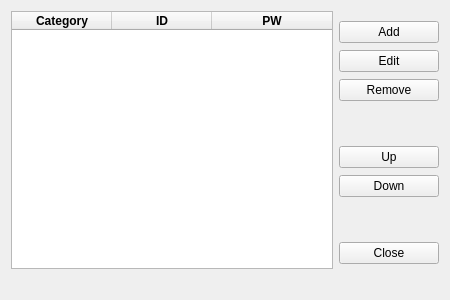
<?xml version="1.0" encoding="UTF-8"?>
<ui version="4.0">
 <class>B1_Action</class>
 <widget class="QWidget" name="B1_Action">
  <property name="geometry">
   <rect>
    <x>0</x>
    <y>0</y>
    <width>450</width>
    <height>300</height>
   </rect>
  </property>
  <property name="windowTitle">
   <string>Form</string>
  </property>
  <layout class="QVBoxLayout" name="verticalLayout_6">
   <item>
    <layout class="QHBoxLayout" name="horizontalLayout">
     <item>
      <layout class="QVBoxLayout" name="verticalLayout">
       <item>
        <widget class="QTreeWidget" name="treeWidget">
         <column>
          <property name="text">
           <string>Category</string>
          </property>
          <property name="font">
           <font>
            <bold>true</bold>
           </font>
          </property>
          <property name="textAlignment">
           <set>AlignCenter</set>
          </property>
          <property name="background">
           <color>
            <red>255</red>
            <green>223</green>
            <blue>221</blue>
           </color>
          </property>
         </column>
         <column>
          <property name="text">
           <string>ID</string>
          </property>
          <property name="font">
           <font>
            <bold>true</bold>
           </font>
          </property>
          <property name="textAlignment">
           <set>AlignCenter</set>
          </property>
          <property name="background">
           <color>
            <red>255</red>
            <green>223</green>
            <blue>221</blue>
           </color>
          </property>
         </column>
         <column>
          <property name="text">
           <string>PW</string>
          </property>
          <property name="font">
           <font>
            <bold>true</bold>
           </font>
          </property>
          <property name="textAlignment">
           <set>AlignCenter</set>
          </property>
          <property name="background">
           <color>
            <red>255</red>
            <green>223</green>
            <blue>221</blue>
           </color>
          </property>
         </column>
        </widget>
       </item>
       <item>
        <spacer name="horizontalSpacer">
         <property name="orientation">
          <enum>Qt::Orientation::Horizontal</enum>
         </property>
         <property name="sizeType">
          <enum>QSizePolicy::Policy::Expanding</enum>
         </property>
         <property name="sizeHint" stdset="0">
          <size>
           <width>300</width>
           <height>20</height>
          </size>
         </property>
        </spacer>
       </item>
      </layout>
     </item>
     <item>
      <layout class="QVBoxLayout" name="verticalLayout_1">
       <property name="spacing">
        <number>2</number>
       </property>
       <item>
        <spacer name="verticalSpacer">
         <property name="orientation">
          <enum>Qt::Orientation::Vertical</enum>
         </property>
         <property name="sizeType">
          <enum>QSizePolicy::Policy::Maximum</enum>
         </property>
         <property name="sizeHint" stdset="0">
          <size>
           <width>20</width>
           <height>10</height>
          </size>
         </property>
        </spacer>
       </item>
       <item>
        <widget class="QPushButton" name="pushButton">
         <property name="text">
          <string>Add</string>
         </property>
        </widget>
       </item>
       <item>
        <spacer name="verticalSpacer_2">
         <property name="orientation">
          <enum>Qt::Orientation::Vertical</enum>
         </property>
         <property name="sizeType">
          <enum>QSizePolicy::Policy::Maximum</enum>
         </property>
         <property name="sizeHint" stdset="0">
          <size>
           <width>20</width>
           <height>5</height>
          </size>
         </property>
        </spacer>
       </item>
       <item>
        <widget class="QPushButton" name="pushButton_2">
         <property name="text">
          <string>Edit</string>
         </property>
        </widget>
       </item>
       <item>
        <spacer name="verticalSpacer_3">
         <property name="orientation">
          <enum>Qt::Orientation::Vertical</enum>
         </property>
         <property name="sizeType">
          <enum>QSizePolicy::Policy::Maximum</enum>
         </property>
         <property name="sizeHint" stdset="0">
          <size>
           <width>20</width>
           <height>5</height>
          </size>
         </property>
        </spacer>
       </item>
       <item>
        <widget class="QPushButton" name="pushButton_3">
         <property name="text">
          <string>Remove</string>
         </property>
        </widget>
       </item>
       <item>
        <spacer name="verticalSpacer_4">
         <property name="orientation">
          <enum>Qt::Orientation::Vertical</enum>
         </property>
         <property name="sizeType">
          <enum>QSizePolicy::Policy::Expanding</enum>
         </property>
         <property name="sizeHint" stdset="0">
          <size>
           <width>20</width>
           <height>20</height>
          </size>
         </property>
        </spacer>
       </item>
       <item>
        <widget class="QPushButton" name="pushButton_4">
         <property name="text">
          <string>Up</string>
         </property>
        </widget>
       </item>
       <item>
        <spacer name="verticalSpacer_5">
         <property name="orientation">
          <enum>Qt::Orientation::Vertical</enum>
         </property>
         <property name="sizeType">
          <enum>QSizePolicy::Policy::Maximum</enum>
         </property>
         <property name="sizeHint" stdset="0">
          <size>
           <width>20</width>
           <height>5</height>
          </size>
         </property>
        </spacer>
       </item>
       <item>
        <widget class="QPushButton" name="pushButton_5">
         <property name="text">
          <string>Down</string>
         </property>
        </widget>
       </item>
       <item>
        <spacer name="verticalSpacer_6">
         <property name="orientation">
          <enum>Qt::Orientation::Vertical</enum>
         </property>
         <property name="sizeHint" stdset="0">
          <size>
           <width>20</width>
           <height>30</height>
          </size>
         </property>
        </spacer>
       </item>
       <item>
        <widget class="QPushButton" name="pushButton_6">
         <property name="text">
          <string>Close</string>
         </property>
        </widget>
       </item>
       <item>
        <spacer name="verticalSpacer_7">
         <property name="orientation">
          <enum>Qt::Orientation::Vertical</enum>
         </property>
         <property name="sizeType">
          <enum>QSizePolicy::Policy::Maximum</enum>
         </property>
         <property name="sizeHint" stdset="0">
          <size>
           <width>20</width>
           <height>5</height>
          </size>
         </property>
        </spacer>
       </item>
       <item>
        <spacer name="horizontalSpacer_2">
         <property name="orientation">
          <enum>Qt::Orientation::Horizontal</enum>
         </property>
         <property name="sizeType">
          <enum>QSizePolicy::Policy::Fixed</enum>
         </property>
         <property name="sizeHint" stdset="0">
          <size>
           <width>100</width>
           <height>20</height>
          </size>
         </property>
        </spacer>
       </item>
      </layout>
     </item>
    </layout>
   </item>
  </layout>
 </widget>
 <resources/>
 <connections/>
</ui>
